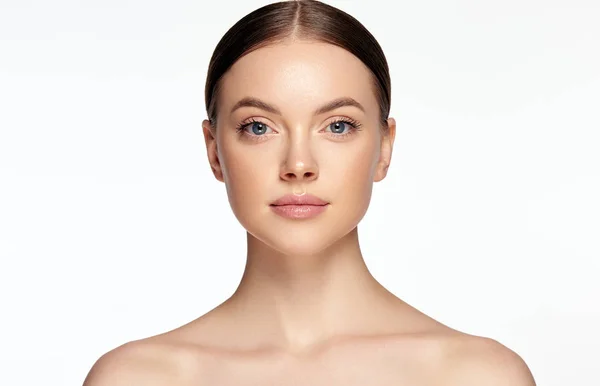
#> input picture fata.jpg, 600 x 386 px
$ python -i Image.py   (imports and definitions only)
#> lines starting #> are read from the running program, lines starting #| are printed output that depends on the picture; after the words box and inside, x2 and y2 are one past the last pixel; in counts of white or black regions, pixels touching at a corner belong together
#> further down, picture is the input picture: shape (386, 600, 3); mean B, G, R 215.6, 222.4, 233.8
import cv2

def edge_detection(image):

    # Convert the image to grayscale
    gray = cv2.cvtColor(image, cv2.COLOR_BGR2GRAY)
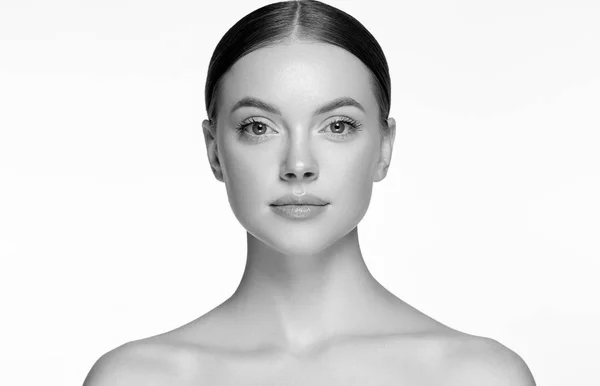
#> gray: shape (386, 600); min 0, max 255, mean 225.1
    # Apply Gaussian blur
    blurred = cv2.GaussianBlur(gray, (3, 3), 0)
    # Apply Canny edge detection
    edges = cv2.Canny(blurred, 100, 200)
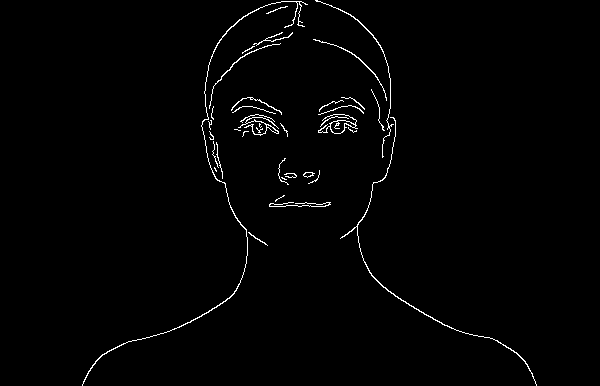
#> edges: shape (386, 600); 1.3% white in thin lines or dots, all inside (x1, y1, x2, y2) = (82, 0, 537, 386)

    cv2.imwrite("final.png", edges)

>>> import cv2
>>> picture = cv2.imread('fata.jpg')
>>> result = edge_detection(picture)
